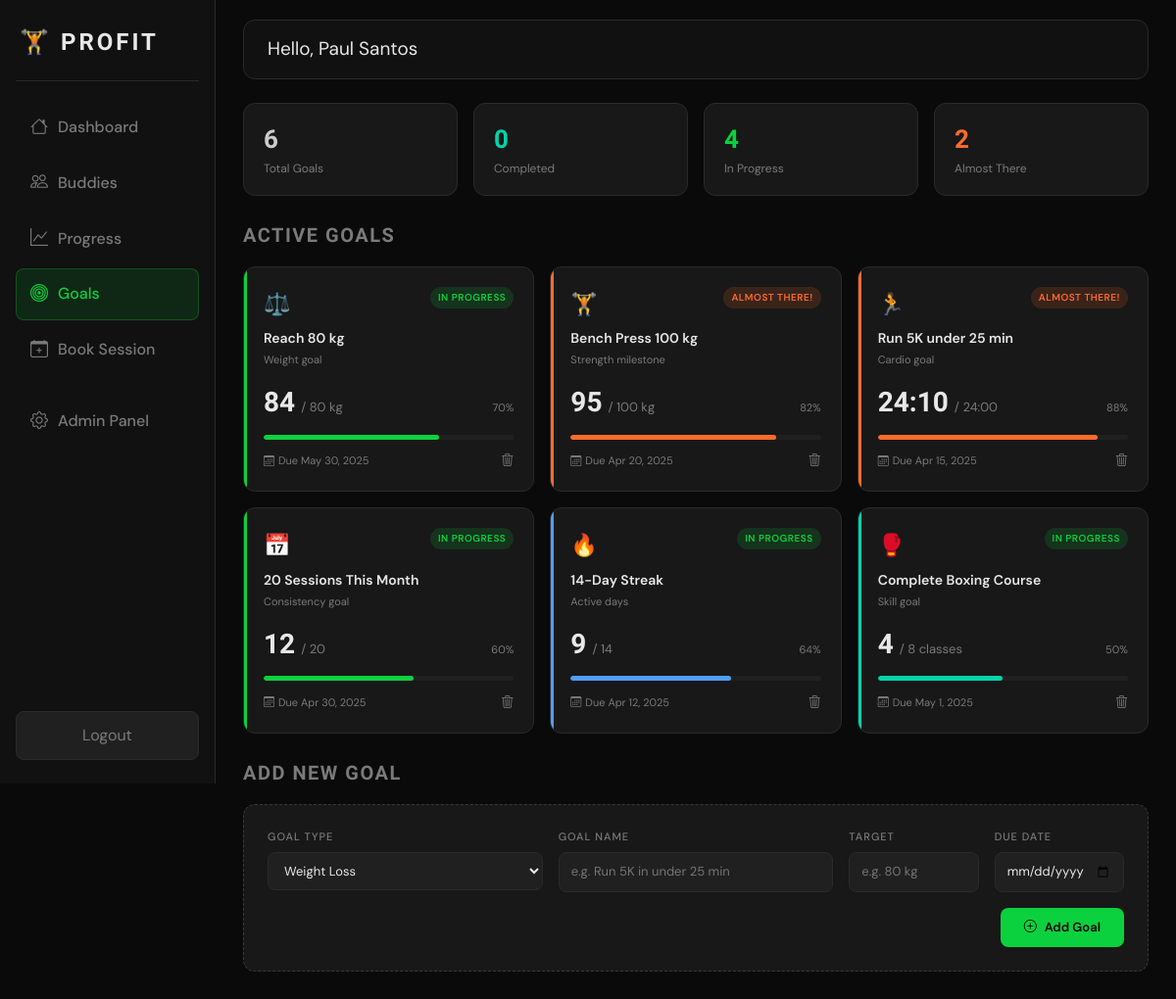
Screenshot of /public/goals (signed in) with the database file from the repository.
### tables this page shows
CREATE TABLE IF NOT EXISTS goals (
    id         INT AUTO_INCREMENT PRIMARY KEY,
    user_id    INT NOT NULL,
    icon       VARCHAR(10)  NOT NULL,
    title      VARCHAR(200) NOT NULL,
    sub        VARCHAR(100),                     
    current    VARCHAR(50),                      
    target     VARCHAR(50),                      
    pct        INT DEFAULT 0,                    
    due_date   DATE,
    badge      ENUM('active','close','done') DEFAULT 'active',
    accent     VARCHAR(30) DEFAULT 'var(--green)',
    created_at TIMESTAMP DEFAULT CURRENT_TIMESTAMP,
    FOREIGN KEY (user_id) REFERENCES users(id) ON DELETE CASCADE
);

### app/core/controller.php (called while the page is built, shortened)
<?php
class Controller {
    protected function view(string $view, array $data = []): void {
        extract($data);
        $file = BASE_PATH . '/app/views/' . $view . '.php';
        require_once $file;
    }
}

### app/controllers/goalscontroller.php (called while the page is built, shortened)
<?php
require_once BASE_PATH . '/app/models/goalmodel.php';
class GoalsController extends Controller {
    public function index(): void {
        $goals = (new GoalModel())->getByUser($_SESSION['user_id']);
        $this->view('goals/index', [
            'goals'  => $goals,
            'total'  => count($goals),
            'done'   => count(array_filter($goals, fn($g)=>$g['badge']==='done')),
            'active' => count(array_filter($goals, fn($g)=>$g['badge']==='active')),
            'close'  => count(array_filter($goals, fn($g)=>$g['badge']==='close')),
        ]);
    }
}

### app/core/app.php (called while the page is built, shortened)
<?php
class App {
    public function __construct() {
        $this->route();
    }
    private function route(): void {
        $url = '';
        if (!empty($_GET['url'])) {
            $url = $_GET['url'];
        } else {
            $requestUri = $_SERVER['REQUEST_URI'] ?? '';
            $scriptName = $_SERVER['SCRIPT_NAME'] ?? '';
            $basePath = rtrim(dirname($scriptName), '/');
            $url = str_replace($basePath, '', $requestUri);
            $url = ltrim($url, '/');
            $url = str_replace('index.php', '', $url);
            $url = trim($url, '/');
        }
        $parts = $url ? array_values(array_filter(explode('/', $url))) : [];
        $controller = new $controllerName();
        $method = !empty($parts[1]) ? strtolower($parts[1]) : 'index';
        $params = array_slice($parts, 2);
        call_user_func_array([$controller, $method], $params);
    }
}

### public/index.php (called while the page is built, shortened)
<?php
require_once BASE_PATH . '/config/database.php';
require_once BASE_PATH . '/app/core/model.php';
require_once BASE_PATH . '/app/core/controller.php';
require_once BASE_PATH . '/app/core/app.php';
new App();

### config/database.php (called while the page is built, shortened)
<?php
class Database {
    private static ?PDO $instance = null;
    public static function getInstance(): PDO {
        if (self::$instance === null) {
            $dsn = 'mysql:host='.self::HOST.';dbname='.self::DB_NAME.';charset='.self::CHARSET;
            try {
                self::$instance = new PDO($dsn, self::USER, self::PASS, [
                    PDO::ATTR_ERRMODE            => PDO::ERRMODE_EXCEPTION,
                    PDO::ATTR_DEFAULT_FETCH_MODE => PDO::FETCH_ASSOC,
                    PDO::ATTR_EMULATE_PREPARES   => false,
                ]);
            } catch (PDOException $e) {
                die("<div style='font-family:sans-serif;background:#1a1a1a;color:#ff4f4f;
                    padding:30px;border-radius:10px;margin:40px auto;max-width:500px;border:1px solid #ff4f4f'>
                    <h3>Database Connection Failed</h3>
                    <p><strong>Error:</strong> ".htmlspecialchars($e->getMessage())."</p>
                    <p style='color:#7a7a7a;font-size:13px'>
                        1. Make sure XAMPP MySQL is running<br>
                        2. Make sure you created the <strong>profit_db</strong> database<br>
                        3. Check config/Database.php settings
                    </p></div>");
            }
        }
        return self::$instance;
    }
}

### app/core/model.php (called while the page is built, shortened)
<?php
class Model {
    public function __construct() {
        $this->db = Database::getInstance();
    }
}

### app/models/goalmodel.php (called while the page is built, shortened)
<?php
class GoalModel extends Model {
    public function getByUser(int $userId): array {
        $s = $this->db->prepare("SELECT * FROM goals WHERE user_id=? ORDER BY created_at DESC");
        $s->execute([$userId]);
        return $s->fetchAll();
    }
}

### app/views/goals/index.php (the view, shortened to what this page needs)
<?php $pageTitle='Goals'; $activePage='goals';
require_once BASE_PATH.'/app/views/layouts/header.php';
require_once BASE_PATH.'/app/views/layouts/sidebar.php';
$bl=['active'=>'In Progress','close'=>'Almost There!','done'=>'Completed']; ?>
    <main class="main-content flex-grow-1 goals-page">
        <header class="topbar d-flex justify-content-between align-items-center">
            <h5>Hello, <?= htmlspecialchars($_SESSION['user_name']) ?></h5>
        </header>
        <div class="row g-3 mb-4">
            <div class="col-6 col-md-3"><div class="goal-summary"><div><div class="num text-light"><?= $total ?></div><div class="lbl">Total Goals</div></div></div></div>
            <div class="col-6 col-md-3"><div class="goal-summary"><div><div class="num text-info"><?= $done ?></div><div class="lbl">Completed</div></div></div></div>
            <div class="col-6 col-md-3"><div class="goal-summary"><div><div class="num text-success"><?= $active ?></div><div class="lbl">In Progress</div></div></div></div>
            <div class="col-6 col-md-3"><div class="goal-summary"><div><div class="num text-warning"><?= $close ?></div><div class="lbl">Almost There</div></div></div></div>
        </div>
        <p class="section-heading">Active Goals</p>
        <div class="row g-3 mb-4" id="goalGrid">
            <?php foreach($goals as $g): $due=$g['due_date']?date('M j, Y',strtotime($g['due_date'])):'No deadline'; ?>
            <div class="col-md-4" id="goal-<?= $g['id'] ?>">
                <div class="goal-card" style="--accent-color:<?= htmlspecialchars($g['accent']) ?>">
                    <div class="goal-header"><div><div class="goal-icon"><?= $g['icon'] ?></div><div class="goal-title"><?= htmlspecialchars($g['title']) ?></div><div class="goal-sub"><?= htmlspecialchars($g['sub']) ?></div></div><span class="goal-badge badge-<?= $g['badge'] ?>"><?= $bl[$g['badge']]??$g['badge'] ?></span></div>
                    <div class="goal-nums"><div class="goal-current"><?= htmlspecialchars($g['current']) ?></div><div class="goal-target">/ <?= htmlspecialchars($g['target']) ?></div><div class="goal-pct"><?= $g['pct'] ?>%</div></div>
                    <div class="progress-track"><div class="progress-fill" style="width:<?= $g['pct'] ?>%"></div></div>
                    <div class="goal-footer"><span class="goal-due"><i class="bi bi-calendar3 me-1"></i>Due <?= $due ?></span><button class="goal-edit" onclick="delGoal(<?= $g['id'] ?>)"><i class="bi bi-trash3"></i></button></div>
                </div>
            </div>
            <?php endforeach; ?>
        </div>
        <p class="section-heading mt-4">Add New Goal</p>
        <div class="add-goal-card">
            <div class="row g-3">
                <div class="col-md-4"><div class="form-label-sm">Goal Type</div><select class="input-dark" id="goalType"><option>Weight Loss</option></select></div>
                <div class="col-md-4"><div class="form-label-sm">Goal Name</div><input class="input-dark" id="goalName" type="text" placeholder="e.g. Run 5K in under 25 min"></div>
                <div class="col-md-2"><div class="form-label-sm">Target</div><input class="input-dark" id="goalTarget" type="text" placeholder="e.g. 80 kg"></div>
                <div class="col-md-2"><div class="form-label-sm">Due Date</div><input class="input-dark" id="goalDue" type="date"></div>
                <div class="col-12 d-flex justify-content-end"><button class="btn-profit" onclick="addGoal()"><i class="bi bi-plus-circle me-2"></i>Add Goal</button></div>
            </div>
        </div>
    </main>
<?php require_once BASE_PATH.'/app/views/layouts/footer.php'; ?>

### rows the page displays
goals: icon "⚖️", title "Reach 80 kg", sub "Weight goal", badge "IN PROGRESS", current "84", target "80 kg", pct "70", due_date "May 30, 2025"
goals: icon "🏋️", title "Bench Press 100 kg", sub "Strength milestone", badge "ALMOST THERE!", current "95", target "100 kg", pct "82", due_date "Apr 20, 2025"
goals: icon "🏃", title "Run 5K under 25 min", sub "Cardio goal", badge "ALMOST THERE!", current "24:10", target "24:00", pct "88", due_date "Apr 15, 2025"
goals: icon "📅", title "20 Sessions This Month", sub "Consistency goal", badge "IN PROGRESS", current "12", target "20", pct "60", due_date "Apr 30, 2025"
goals: icon "🔥", title "14-Day Streak", sub "Active days", badge "IN PROGRESS", current "9", target "14", pct "64", due_date "Apr 12, 2025"
goals: icon "🥊", title "Complete Boxing Course", sub "Skill goal", badge "IN PROGRESS", current "4", target "8 classes", pct "50", due_date "May 1, 2025"

### other values shown
$_SESSION['user_name'] "Paul Santos"
$total "6"
$done "0"
$active "4"
$close "2"
